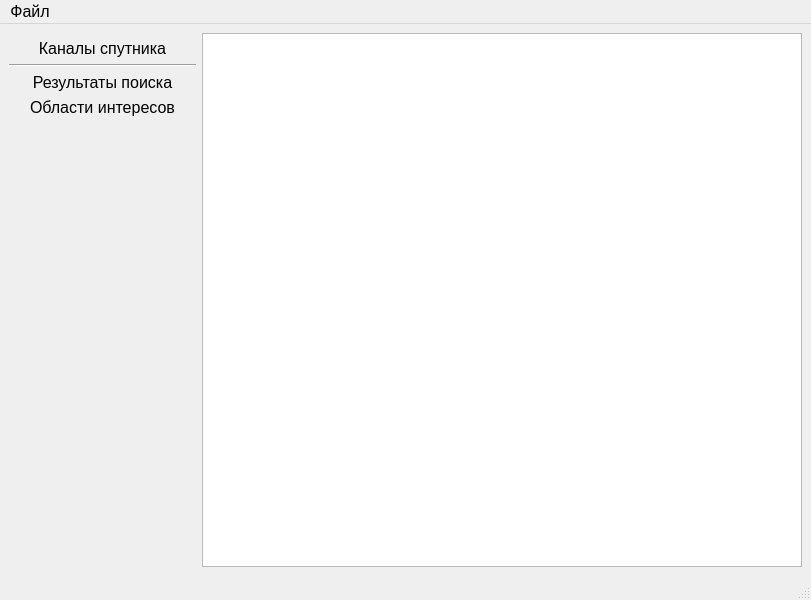
<?xml version="1.0" encoding="UTF-8"?>
<ui version="4.0">
 <class>MainWindowSatelliteComparator</class>
 <widget class="QMainWindow" name="MainWindowSatelliteComparator">
  <property name="geometry">
   <rect>
    <x>0</x>
    <y>0</y>
    <width>811</width>
    <height>600</height>
   </rect>
  </property>
  <property name="font">
   <font>
    <family>Segoe UI</family>
    <pointsize>12</pointsize>
   </font>
  </property>
  <property name="windowTitle">
   <string>СПО &quot;ЛЕСОПАТОЛОГИЯ&quot;</string>
  </property>
  <widget class="QWidget" name="centralwidget">
   <layout class="QVBoxLayout" name="verticalLayout">
    <item>
     <layout class="QHBoxLayout" name="horizontalLayout">
      <item>
       <layout class="QVBoxLayout" name="verticalLayout_2">
        <item>
         <widget class="SlidersOfImageCorrector" name="widget_image_saturation_light_corrector" native="true"/>
        </item>
        <item>
         <widget class="QLabel" name="label_bands">
          <property name="text">
           <string>Каналы спутника</string>
          </property>
          <property name="alignment">
           <set>Qt::AlignCenter</set>
          </property>
         </widget>
        </item>
        <item>
         <layout class="QVBoxLayout" name="verticalLayout_satellite_bands"/>
        </item>
        <item>
         <widget class="Line" name="line">
          <property name="orientation">
           <enum>Qt::Horizontal</enum>
          </property>
         </widget>
        </item>
        <item>
         <widget class="QLabel" name="label">
          <property name="text">
           <string>Результаты поиска</string>
          </property>
          <property name="alignment">
           <set>Qt::AlignCenter</set>
          </property>
         </widget>
        </item>
        <item>
         <layout class="QVBoxLayout" name="verticalLayout_search_layers"/>
        </item>
        <item>
         <widget class="QLabel" name="label_2">
          <property name="text">
           <string>Области интересов</string>
          </property>
          <property name="alignment">
           <set>Qt::AlignCenter</set>
          </property>
         </widget>
        </item>
        <item>
         <layout class="QVBoxLayout" name="verticalLayout_roi"/>
        </item>
        <item>
         <spacer name="verticalSpacer">
          <property name="orientation">
           <enum>Qt::Vertical</enum>
          </property>
          <property name="sizeHint" stdset="0">
           <size>
            <width>20</width>
            <height>40</height>
           </size>
          </property>
         </spacer>
        </item>
       </layout>
      </item>
      <item>
       <widget class="SatelliteGraphicsView" name="graphicsView_satellite_image">
        <property name="sizePolicy">
         <sizepolicy hsizetype="Preferred" vsizetype="Preferred">
          <horstretch>0</horstretch>
          <verstretch>0</verstretch>
         </sizepolicy>
        </property>
        <property name="minimumSize">
         <size>
          <width>600</width>
          <height>300</height>
         </size>
        </property>
        <property name="cursor" stdset="0">
         <cursorShape>CrossCursor</cursorShape>
        </property>
        <property name="contextMenuPolicy">
         <enum>Qt::ActionsContextMenu</enum>
        </property>
        <property name="dragMode">
         <enum>QGraphicsView::ScrollHandDrag</enum>
        </property>
       </widget>
      </item>
     </layout>
    </item>
   </layout>
  </widget>
  <widget class="QMenuBar" name="menubar">
   <property name="geometry">
    <rect>
     <x>0</x>
     <y>0</y>
     <width>811</width>
     <height>26</height>
    </rect>
   </property>
   <widget class="QMenu" name="menu">
    <property name="title">
     <string>Файл</string>
    </property>
    <widget class="QMenu" name="menu_2">
     <property name="title">
      <string>Загрузка спутниковых данных</string>
     </property>
     <addaction name="actionOpenLandsat9Header"/>
     <addaction name="actionOpenLandsat8Header"/>
     <addaction name="actionSentinel_2A"/>
     <addaction name="actionSentinel_2B"/>
    </widget>
    <addaction name="menu_2"/>
    <addaction name="actionBekas"/>
    <addaction name="action_LoadTimeRow"/>
   </widget>
   <addaction name="menu"/>
  </widget>
  <widget class="QStatusBar" name="statusbar"/>
  <action name="actionOpenLandsat9Header">
   <property name="text">
    <string>Landsat 9</string>
   </property>
  </action>
  <action name="actionBekas">
   <property name="text">
    <string>Загрузка данных БЕКАС</string>
   </property>
  </action>
  <action name="actionOpenLandsat8Header">
   <property name="text">
    <string>Landsat 8</string>
   </property>
  </action>
  <action name="actionSentinel_2A">
   <property name="text">
    <string>Sentinel 2A</string>
   </property>
  </action>
  <action name="actionSentinel_2B">
   <property name="text">
    <string>Sentinel 2B</string>
   </property>
  </action>
  <action name="action_LoadTimeRow">
   <property name="text">
    <string>Загрузка временных рядов</string>
   </property>
  </action>
 </widget>
 <customwidgets>
  <customwidget>
   <class>SatelliteGraphicsView</class>
   <extends>QGraphicsView</extends>
   <header location="global">satellite_graphics_view.h</header>
  </customwidget>
  <customwidget>
   <class>SlidersOfImageCorrector</class>
   <extends>QWidget</extends>
   <header location="global">sliders_of_image_corrector.h</header>
   <container>1</container>
  </customwidget>
 </customwidgets>
 <resources/>
 <connections/>
</ui>
